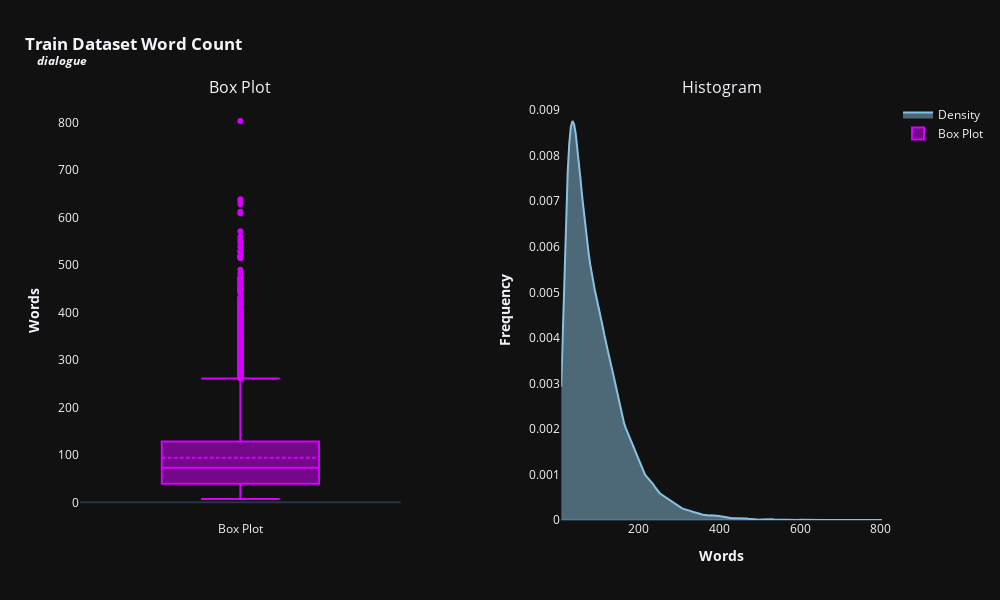
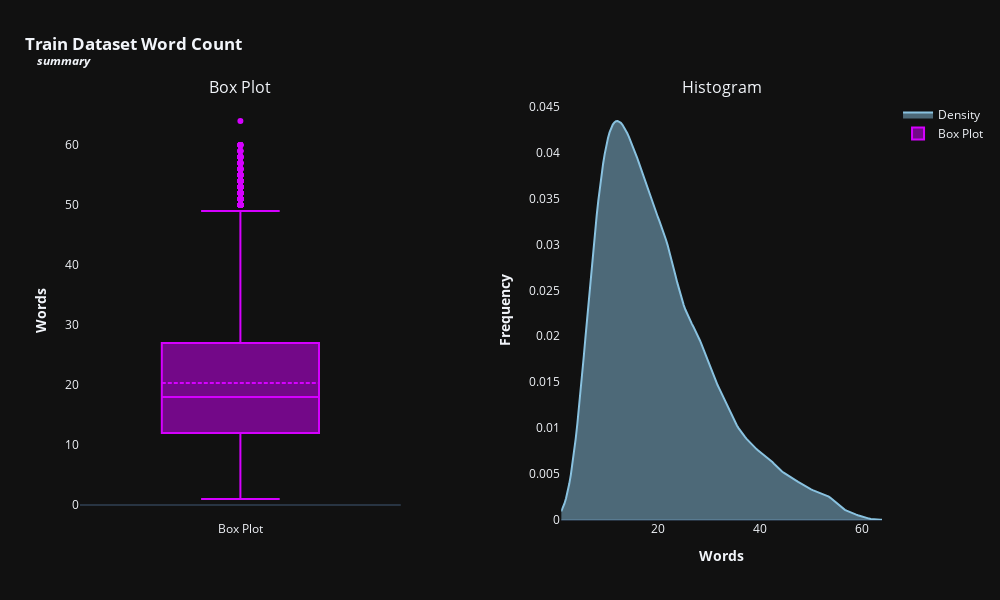

Notebook source saved alongside these figures, in order:
### Markdown cell above
<p style="font-family: Calibri, serif; text-align: left;
          font-size: 24px; letter-spacing: .85px;color: #02011a">We can now analyze the length of both dialogues and summaries by counting the words in them. This might give us a clue about how these texts are structured.</p>

### Code cell
df_text_lenght = pd.DataFrame() # Creating an empty dataframe
for feat in categorical_features: # Iterating through features --> Dialogue & Summary
    df_text_lenght[feat] = train[feat].apply(lambda x: len(str(x).split())) #  Counting words for each feature

# Plotting histogram-boxplot
histogram_boxplot(df_text_lenght,'#89c2e0', '#d500ff', 600, 1000, True, 'Train Dataset')

### Figure 1 — Plotly figure (JSON) as saved in the notebook; plotly's stock layout.template omitted (floating-point values rounded to 4 significant figures; data arrays with more than 128 entries replaced by an {"elided": "..."} marker saying what was removed)
{"data": [{"fill": "tozeroy", "line": {"color": "#89c2e0"}, "mode": "lines", "name": "Density", "x": {"elided": "200 int values"}, "y": {"elided": "200 float values"}, "type": "scatter", "xaxis": "x2", "yaxis": "y2"}, {"boxmean": true, "line": {"color": "#d500ff"}, "name": "Box Plot", "y": {"elided": "14731 int values"}, "type": "box", "xaxis": "x", "yaxis": "y"}], "layout": {"xaxis": {"anchor": "y", "domain": [0, 0.4], "title": {"text": ""}, "showgrid": false, "type": "category", "range": [-0.5, 0.5], "autorange": true}, "yaxis": {"anchor": "x", "domain": [0, 1], "title": {"text": "<b>Words</b>"}, "showgrid": false, "type": "linear", "range": [-37.22, 847.2], "autorange": true}, "xaxis2": {"anchor": "y2", "domain": [0.6, 1], "title": {"text": "<b>Words</b>"}, "showgrid": false, "type": "linear", "range": [7, 803], "autorange": true}, "yaxis2": {"anchor": "x2", "domain": [0, 1], "title": {"text": "<b>Frequency</b>"}, "showgrid": false, "type": "linear", "range": [0, 0.009224], "autorange": true}, "annotations": [{"font": {"size": 16}, "showarrow": false, "text": "Box Plot", "x": 0.2, "xanchor": "center", "xref": "paper", "y": 1, "yanchor": "bottom", "yref": "paper"}, {"font": {"size": 16}, "showarrow": false, "text": "Histogram", "x": 0.8, "xanchor": "center", "xref": "paper", "y": 1, "yanchor": "bottom", "yref": "paper"}], "title": {"text": "<b>Train Dataset Word Count<br><sup><i>&nbsp;&nbsp;&nbsp;&nbsp;dialogue</i></sup></b>", "x": 0.025, "xanchor": "left"}, "margin": {"t": 100}, "showlegend": true, "height": 600, "width": 1000}}

### Figure 2 — Plotly figure (JSON) as saved in the notebook; plotly's stock layout.template omitted (floating-point values rounded to 4 significant figures; data arrays with more than 128 entries replaced by an {"elided": "..."} marker saying what was removed)
{"data": [{"fill": "tozeroy", "line": {"color": "#89c2e0"}, "mode": "lines", "name": "Density", "x": {"elided": "200 float values"}, "y": {"elided": "200 float values"}, "type": "scatter", "xaxis": "x2", "yaxis": "y2"}, {"boxmean": true, "line": {"color": "#d500ff"}, "name": "Box Plot", "y": {"elided": "14731 int values"}, "type": "box", "xaxis": "x", "yaxis": "y"}], "layout": {"xaxis": {"anchor": "y", "domain": [0, 0.4], "title": {"text": ""}, "showgrid": false, "type": "category", "range": [-0.5, 0.5], "autorange": true}, "yaxis": {"anchor": "x", "domain": [0, 1], "title": {"text": "<b>Words</b>"}, "showgrid": false, "type": "linear", "range": [-2.5, 67.5], "autorange": true}, "xaxis2": {"anchor": "y2", "domain": [0.6, 1], "title": {"text": "<b>Words</b>"}, "showgrid": false, "type": "linear", "range": [1, 64], "autorange": true}, "yaxis2": {"anchor": "x2", "domain": [0, 1], "title": {"text": "<b>Frequency</b>"}, "showgrid": false, "type": "linear", "range": [0, 0.04572], "autorange": true}, "annotations": [{"font": {"size": 16}, "showarrow": false, "text": "Box Plot", "x": 0.2, "xanchor": "center", "xref": "paper", "y": 1, "yanchor": "bottom", "yref": "paper"}, {"font": {"size": 16}, "showarrow": false, "text": "Histogram", "x": 0.8, "xanchor": "center", "xref": "paper", "y": 1, "yanchor": "bottom", "yref": "paper"}], "title": {"text": "<b>Train Dataset Word Count<br><sup><i>&nbsp;&nbsp;&nbsp;&nbsp;summary</i></sup></b>", "x": 0.025, "xanchor": "left"}, "margin": {"t": 100}, "showlegend": true, "height": 600, "width": 1000}}
